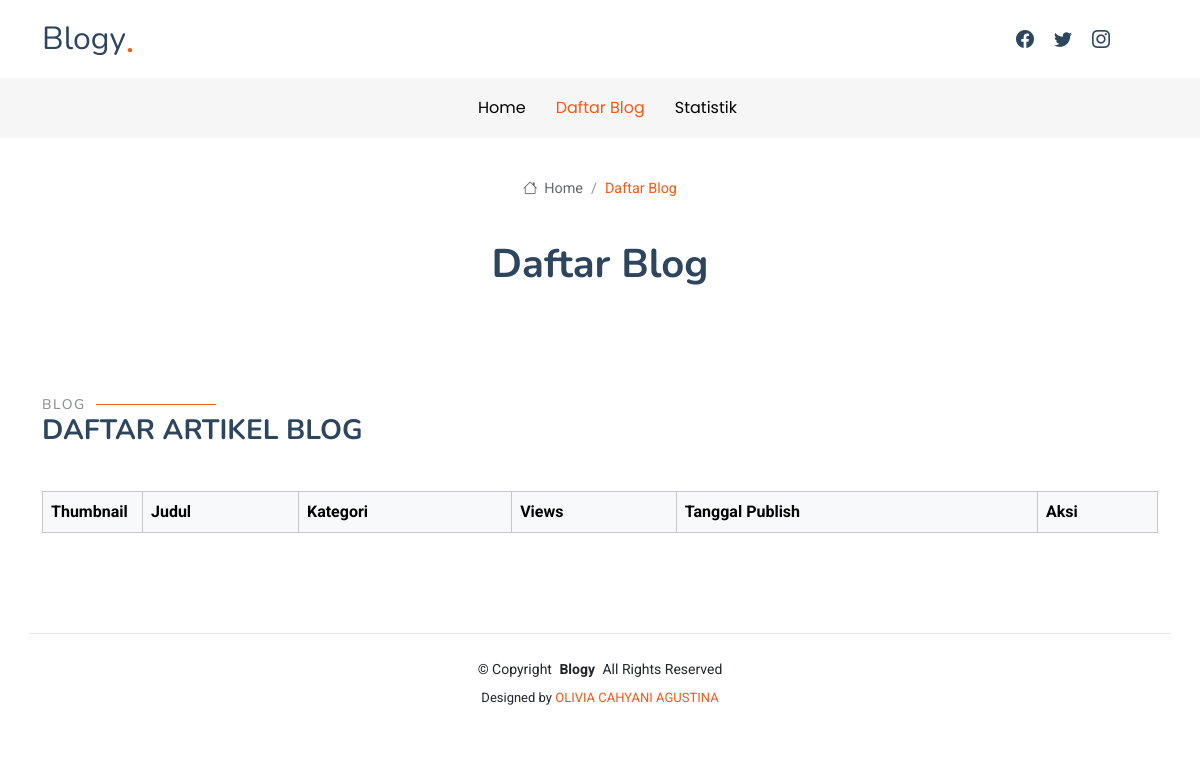
Page /blog/ on the earlier database version.
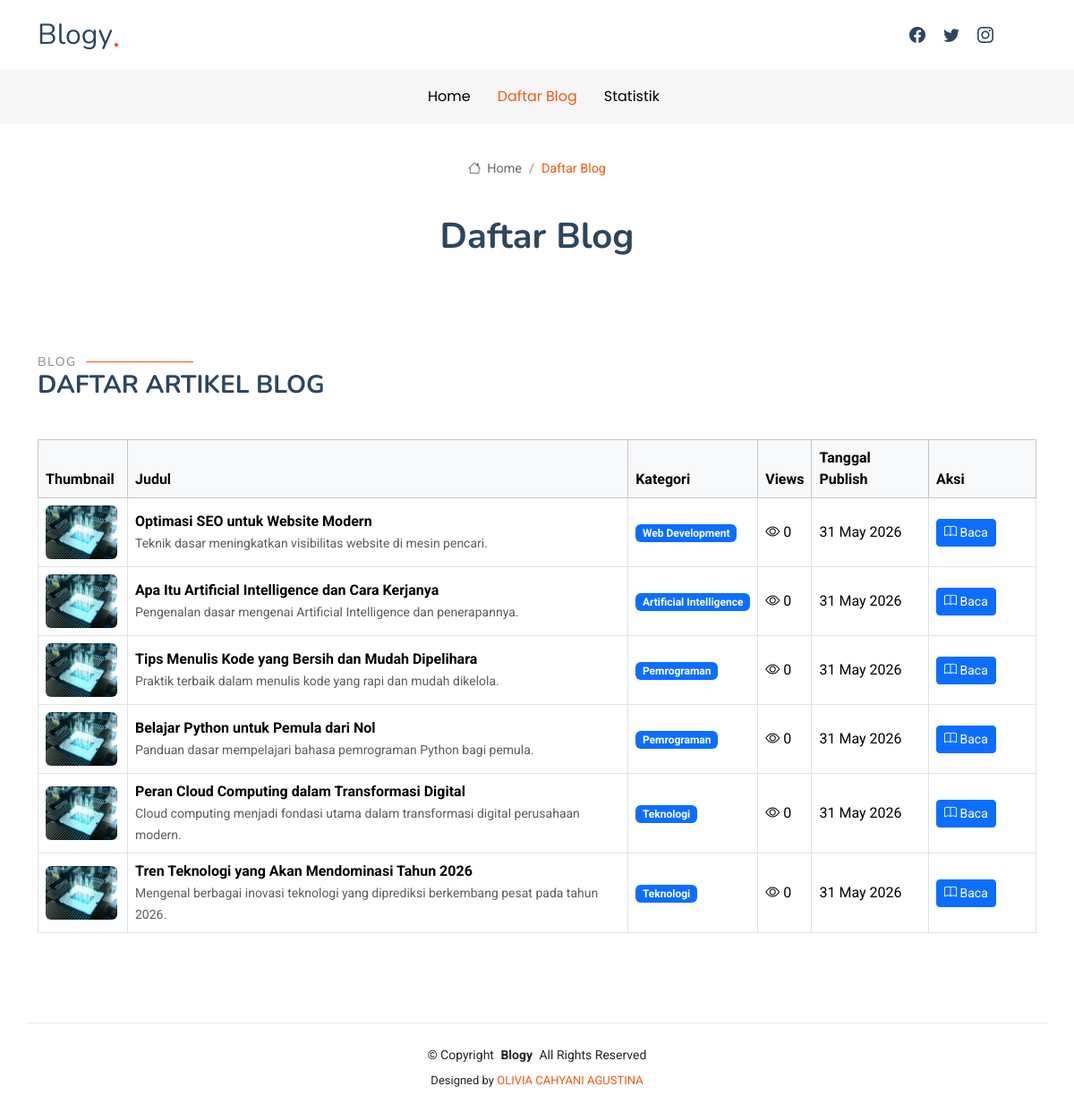
Same page on the later database version.
### blog/models.py (models this page shows, shortened)
class Post(models.Model):
    STATUS_CHOICES = (
        ('draft', 'Draft'),
        ('published', 'Published'),
    )
    title = models.CharField(
        max_length=255
    )
    slug = models.SlugField(
        max_length=300,
        unique=True,
        blank=True
    )
    category = models.ForeignKey(
        Category,
        on_delete=models.CASCADE,
        related_name='posts'
    )
    thumbnail = models.ImageField(
        upload_to='posts/',
        blank=True,
        null=True
    )
    excerpt = models.TextField(
        blank=True,
        null=True,
        help_text="Short description of the article"
    )
    content = models.TextField()
    views = models.PositiveIntegerField(
        default=0
    )
    status = models.CharField(
        max_length=10,
        choices=STATUS_CHOICES,
        default='draft'
    )
    created_at = models.DateTimeField(
        auto_now_add=True
    )
    updated_at = models.DateTimeField(
        auto_now=True
    )
    published_at = models.DateTimeField(
        blank=True,
        null=True
    )
    class Meta:
        verbose_name = "Post"
        verbose_name_plural = "Posts"
        ordering = ['-created_at']

class Category(models.Model):
    name = models.CharField(
        max_length=100,
        unique=True,
        verbose_name="Category Name"
    )
    slug = models.SlugField(
        max_length=120,
        unique=True,
        blank=True
    )
    description = models.TextField(
        blank=True,
        null=True
    )
    created_at = models.DateTimeField(
        auto_now_add=True
    )
    updated_at = models.DateTimeField(
        auto_now=True
    )
    class Meta:
        verbose_name = "Category"
        verbose_name_plural = "Categories"
        ordering = ['name']

### blog/views.py (the view)
# urls.py: path('blog/', v.blog, name='blog'),
def blog(request):
    posts = (
        Post.objects
        .filter(status='published')
        .select_related('category')
        .order_by('-published_at')
    )
    return render(request, 'blog.html', {
        'posts': posts
    })

### blog/templates/blog.html (shortened to what this page needs)
<!DOCTYPE html>
<html lang="en">
  <head>
    {% load static %}
    <link href="{% static 'assets/vendor/bootstrap/css/bootstrap.min.css' %}" rel="stylesheet" />
    <link href="{% static 'assets/vendor/bootstrap-icons/bootstrap-icons.css' %}" rel="stylesheet" />
    <link href="{% static 'assets/vendor/aos/aos.css' %}" rel="stylesheet" />
    <link href="{% static 'assets/vendor/swiper/swiper-bundle.min.css' %}" rel="stylesheet" />
    <link href="{% static 'assets/vendor/glightbox/css/glightbox.min.css' %}" rel="stylesheet" />
    <link href="{% static 'assets/css/main.css' %}" rel="stylesheet" />
    <link rel="stylesheet" href="https://cdn.datatables.net/1.13.8/css/dataTables.bootstrap5.min.css" />
  </head>
  <body class="starter-page-page">
    <header id="header" class="header position-relative">
      <div class="container-fluid container-xl position-relative">
        <div class="top-row d-flex align-items-center justify-content-between">
          <a href="index.html" class="logo d-flex align-items-end">
            <h1 class="sitename">Blogy</h1><span>.</span>
          </a>
          <div class="d-flex align-items-center">
            <div class="social-links">
              <a href="#" class="facebook"><i class="bi bi-facebook"></i></a>
              <a href="#" class="twitter"><i class="bi bi-twitter"></i></a>
              <a href="#" class="instagram"><i class="bi bi-instagram"></i></a>
            </div>
          </div>
        </div>
      </div>
      <div class="nav-wrap">
        <div class="container d-flex justify-content-center position-relative">
          <nav id="navmenu" class="navmenu">
            <ul>
              <li>
                <a href="{% url 'home' %}">Home</a>
              </li>
              <li>
                <a href="{% url 'blog' %}" class="active">Daftar Blog</a>
              </li>
              <li>
                <a href="{% url 'statistik' %}">Statistik</a>
              </li>
            </ul>
          </nav>
        </div>
      </div>
    </header>
    <main class="main">
      <div class="page-title">
        <div class="breadcrumbs">
          <nav aria-label="breadcrumb">
            <ol class="breadcrumb">
              <li class="breadcrumb-item">
                <a href="#"><i class="bi bi-house"></i> Home</a>
              </li>
              <li class="breadcrumb-item active current">Daftar Blog</li>
            </ol>
          </nav>
        </div>
        <div class="title-wrapper">
          <h1>Daftar Blog</h1>
        </div>
      </div>
      <section id="blog-list" class="section">
        <div class="container section-title" data-aos="fade-up">
          <h2>Blog</h2>
          <div>
            <span>Daftar</span>
            <span class="description-title">Artikel Blog</span>
          </div>
        </div>
        <div class="container" data-aos="fade-up">
          <div class="table-responsive">
            <table id="blogTable" class="table table-bordered table-hover align-middle">
              <thead class="table-light">
                <tr>
                  <th width="100">Thumbnail</th>
                  <th>Judul</th>
                  <th>Kategori</th>
                  <th>Views</th>
                  <th>Tanggal Publish</th>
                  <th width="120">Aksi</th>
                </tr>
              </thead>
              <tbody>
                {% for post in posts %}
                  <tr>
                    <td>
                      {% if post.thumbnail %}
                        <img src="{{ post.thumbnail.url }}" class="img-fluid rounded" style="width:80px;height:60px;object-fit:cover;" />
                      {% else %}
                        -
                      {% endif %}
                    </td>
                    <td>
                      <strong>{{ post.title }}</strong>
                      {% if post.excerpt %}
                        <br />
                        <small class="text-muted">{{ post.excerpt|truncatechars:100 }}</small>
                      {% endif %}
                    </td>
                    <td>
                      <span class="badge bg-primary">{{ post.category.name }}</span>
                    </td>
                    <td>
                      <i class="bi bi-eye"></i>
                      {{ post.views }}
                    </td>
                    <td>
                      {% if post.published_at %}
                        {{ post.published_at|date:'d M Y' }}
                      {% else %}
                        -
                      {% endif %}
                    </td>
                    <td>
                      <a href="{% url 'post_detail' post.slug %}" class="btn btn-primary btn-sm">
                        <i class="bi bi-book"></i>
                        Baca
                      </a>
                    </td>
                  </tr>
                {% endfor %}
              </tbody>
            </table>
          </div>
        </div>
      </section>
    </main>
    <footer id="footer" class="footer">
      <div class="container copyright text-center mt-4">
        <p>
          © <span>Copyright</span> <strong class="px-1 sitename">Blogy</strong> <span>All Rights Reserved</span>
        </p>
        <div class="credits">
          Designed by <a href="">OLIVIA CAHYANI AGUSTINA</a>
        </div>
      </div>
    </footer>
  </body>
</html>

Differences in the rows shown:
added Post: thumbnail (picture), title "Optimasi SEO untuk Website Modern", excerpt "Teknik dasar meningkatkan visibilitas website di mesin pencari.", category.name "Web Development", views "0", published_at "31 May 2026"
added Post: thumbnail (picture), title "Apa Itu Artificial Intelligence dan Cara Kerjanya", excerpt "Pengenalan dasar mengenai Artificial Intelligence dan penerapannya.", category.name "Artificial Intelligence", views "0", published_at "31 May 2026"
added Post: thumbnail (picture), title "Tips Menulis Kode yang Bersih dan Mudah Dipelihara", excerpt "Praktik terbaik dalam menulis kode yang rapi dan mudah dikelola.", category.name "Pemrograman", views "0", published_at "31 May 2026"
added Post: thumbnail (picture), title "Belajar Python untuk Pemula dari Nol", excerpt "Panduan dasar mempelajari bahasa pemrograman Python bagi pemula.", category.name "Pemrograman", views "0", published_at "31 May 2026"
added Post: thumbnail (picture), title "Peran Cloud Computing dalam Transformasi Digital", excerpt "Cloud computing menjadi fondasi utama dalam transformasi digital perusahaan modern.", category.name "Teknologi", views "0", published_at "31 May 2026"
added Post: thumbnail (picture), title "Tren Teknologi yang Akan Mendominasi Tahun 2026", excerpt "Mengenal berbagai inovasi teknologi yang diprediksi berkembang pesat pada tahun 2026.", category.name "Teknologi", views "0", published_at "31 May 2026"
